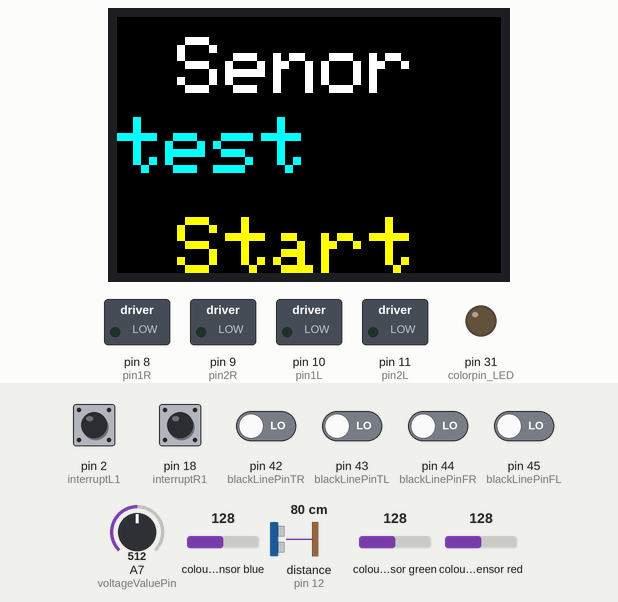
This sketch was run on a simulated Arduino Mega 2560, built with avr-gcc and run on an emulated ATmega2560. On the bench: 96×64 colour display, switched loads named in the sketch (green lamp = pin HIGH), output pins drawn as LEDs (lit = HIGH). Wiring (inferred from the names in the program): TCS3200 colour sensor: output pin 26; S2 pin 27; S3 pin 28; S0 pin 30; S1 pin 29; ultrasonic range finder: trigger pin 13; echo pin 12. Inputs (shaded band) come from the test bench; at power-on: pin 2 (interruptL1), pin 18 (interruptR1) HIGH, pin 42 (blackLinePinTR), pin 43 (blackLinePinTL), pin 44 (blackLinePinFR), pin 45 (blackLinePinFL) LOW, A7 (voltageValuePin) = 512, colour sensor blue 128, distance to the obstacle (sensor on pin 12) 80 cm, colour sensor green 128, colour sensor red 128. The echo pulse lasts 58.3 µs per cm; pins used as bus, display or sensor lines are not drawn; what the sketch prints to the serial monitor is not drawn.

Above: at 0.2 s.

The sketch:

car_test_sensor_20210107.ino
```cpp
#include <Wire.h>
//Mega2560 pin 20 (SDA), pin 21 (SCL)
//SPI pin
// MOSI 51
//MISO 50
//SCK 52
//SS 53
#include "TimerOne.h"
#include <Adafruit_SSD1331.h>
///////////////////////////////////////////////////////
//OLED
int sclk = 52; //brown--- connect this to the display module CLK pin (Serial Clock)
int mosi = 51; //orange--- connect this to the display module DIN pin (Serial Data)
int rst  = 49; //yellow--- connect this to the display module RES pin (Reset)
int dc   = 50; //green--- connect this to the display module D/C  pin (Data or Command)
int cs   = 48; //blue--- connect this to the display module CS  pin (Chip Select)
// Color definitions

#define  BLACK           0x0000
#define BLUE            0x0006
#define RED             0xF800
#define GREEN           0x07E0
#define CYAN            0x07FF
#define MAGENTA         0xF81F
#define YELLOW          0xFFE0
#define WHITE           0xFFFF
#define BACKGROUND      0x0000
Adafruit_SSD1331 display = Adafruit_SSD1331(cs, dc, mosi, sclk, rst);

//Color sensor
#define colorpin_out 26 //brown
#define colorpin_s2 27 //orange
#define colorpin_s3 28 //yellow
#define colorpin_s1 29 // purple
#define colorpin_s0 30 //blue
#define colorpin_LED 31 //LED
int colorValueC = 0;
int colorValueR = 0;
int colorValueG = 0;
int colorValueB = 0;
int colorCnt = 0;
int colorCheckCntR = 0; //check several times before detection
int colorCheckCntG = 0;
int colorCheckCntB = 0;
int colorCheckCnt = 1;
int detectR = 0;
int detectG = 0;
int turn_cooldown = 0;

///////////////////////////////////////////////////////
//Black Line
//see black tape is 1, LED off
//see white is 0, LED on
#define blackLinePinTR 42         //Top Right
#define blackLinePinTL 43         //Top Left
#define blackLinePinFR 44         //Far Right (near the wheel)
#define blackLinePinFL 45         //Far Left (near the wheel)

bool blackLineTR = 0; //top right
bool blackLineTL = 0; // top left
bool blackLineFR = 0; //far right
bool blackLineFL = 0; //far left

///////////////////////////////////////////////////////

///////////////////////////////////////////////////////
//Power detection
#define voltageValuePin A7
float  voltageValue = 0;
///////////////////////////////////////////////////////

///////////////////////////////////////////////////////
//Ultra Sonic
#define trigPin 13
#define echoPin 12

unsigned long UltraSonicStartTime = 0;
int UltraSonicDone = 1;
int    duration;
float  distance;
///////////////////////////////////////////////////////

///////////////////////////////////////////////////////
//interrupt pin
int interruptL1 = 2;
int interruptL2 = 3;

int interruptR1 = 18;
int interruptR2 = 19;
///////////////////////////////////////////////////////

//////////////////////////////////////////////////////
//motor driver LM298 control pin
int pin1R = 8;
int pin2R = 9;
int pin1L = 10;
int pin2L = 11;
//////////////////////////////////////////////////////

//////////////////////////////////////////////////////
// encoder parameter
//encoderValue
long encoderValueR = 0;
long encoderValueL = 0;

//Reset encoderValue
int encoderValueR_Reset = 0;
int encoderValueL_Reset = 0;

//encoderValue Diff
long encoderValueR_Diff = 0;
long encoderValueL_Diff = 0;
//////////////////////////////////////////////////////

int forwardStart = 0;
int rightStart = 0;
int leftStart = 0;
int targetValue = 0;

////////////////////////////////////////////
//For black line
int prev_blackLineFR = 0;
int rising_blackLineFR = 0;
int prev_blackLineFL = 0;
int rising_blackLineFL = 0;
int rising_blackLineFR_level = 0;
int rising_blackLineFL_level = 0;
int state = 0; //L = -1, forward = 0, R = 1
////////////////////////////////////////////

////////////////////////////////////////////
//For coordinate
int x = 0;
int y = 0;
int rotation = 0;
////////////////////////////////////////////

void setup()
{
  ///////////////////////////
  //OLED
  display.begin();
  display.fillScreen(BLACK);
  tftPrintTest();
  delay(2000);
  display.fillScreen(BACKGROUND);
  display.setCursor(0, 0);
  ///////////////////////////
  //Serial Setup
  Serial.begin(115200);
  /////////////////////////////////////////
  //Color sensor setup
  pinMode(colorpin_LED, OUTPUT);
  pinMode(colorpin_out, INPUT);
  pinMode(colorpin_s0, OUTPUT);
  pinMode(colorpin_s1, OUTPUT);
  pinMode(colorpin_s2, OUTPUT);
  pinMode(colorpin_s3, OUTPUT);
  // turn on LED
  digitalWrite(colorpin_LED, 1);
  //100% freq
  digitalWrite(colorpin_s0, 1);
  digitalWrite(colorpin_s1, 1);
  //detect red
  digitalWrite(colorpin_s2, 1);
  digitalWrite(colorpin_s3, 0);
  /////////////////////////////////////////

  /////////////////////////////////////////
  //Black Line sensor
  pinMode(blackLinePinTR, INPUT);
  pinMode(blackLinePinTL, INPUT);
  pinMode(blackLinePinFR, INPUT);
  pinMode(blackLinePinFL, INPUT);
  /////////////////////////////////////////


  /////////////////////////////////////////
  //Ultra Sonic sensor
  pinMode(trigPin, OUTPUT);
  pinMode(echoPin, INPUT);
  /////////////////////////////////////////

  /////////////////////////////////////////
  //Motor
  pinMode(pin1L, OUTPUT);
  pinMode(pin2L, OUTPUT);
  pinMode(pin1R, OUTPUT);
  pinMode(pin2R, OUTPUT);
  /////////////////////////////////////////

  /////////////////////////////////////////
  //Encoder
  //https://www.arduino.cc/reference/en/language/functions/external-interrupts/attachinterrupt/
  pinMode(interruptL1, INPUT_PULLUP);
  pinMode(interruptL2, INPUT_PULLUP);
  pinMode(interruptR1, INPUT_PULLUP);
  pinMode(interruptR2, INPUT_PULLUP);
  //setup interrupt
  attachInterrupt(digitalPinToInterrupt(interruptL1), countL, FALLING);
  attachInterrupt(digitalPinToInterrupt(interruptR1), countR, FALLING);
  /////////////////////////////////////////
}

/////////////////////////////
//Main Loop
void loop()
{
  InputCapture();
  MotorControl();
    Serial.print("|TR = ");
    Serial.print(blackLineTR);
    Serial.print("|TL = ");
    Serial.print(blackLineTL);
    Serial.print("|FR = ");
    Serial.print(blackLineFR);
    Serial.print("|FL = ");
    Serial.print(blackLineFL);
    Serial.print("|voltage = ");
    Serial.print(voltageValue);
    Serial.print("|ultra = ");
    Serial.print(distance);
    Serial.print(" encoderValueL= ");
    Serial.print(encoderValueL);
    Serial.print(" encoderValueR= ");
    Serial.print(encoderValueR);
    Serial.println("");
//////////////////////////////////
//Should only run these code when the car is stopped and at the intersection, it this test code, we run with other code together
// Can the time and slight voltage change can affect the reading.
    ColorInput();
    ColorCheck();
    UltraSonic();
//////////////////////////////////
}

//////////////////////////////////////////////////////
//Input routine
void InputCapture() {
  //black
  blackLineTR = digitalRead(blackLinePinTR);
  blackLineTL = digitalRead(blackLinePinTL);
  blackLineFR = digitalRead(blackLinePinFR);
  blackLineFL = digitalRead(blackLinePinFL);
  //Power Sensor
  voltageValue = analogRead(voltageValuePin);
  voltageValue = 25 * voltageValue / 1024;
}
//////////////////////////////////////////////////////

//////////////////////////////////////////////////////
//Motor control
void MotorControl() {
}
//////////////////////////////////////////////////////

//////////////////////////////////////////////////////
//Interrupt subroutine
void countL() {
  if (digitalRead(interruptL2)) {
    encoderValueL--;
  }
  else {
    encoderValueL++;
  }
}
void countR() {
  if (digitalRead(interruptR2)) {
    encoderValueR++;
  }
  else {
    encoderValueR--;
  }
}
//////////////////////////////////////////////////////

//////////////////////////////////////////////////////
// Motor subrountine
void turnCarL() {
  digitalWrite(pin1R, 1);
  digitalWrite(pin2R, 0);
  digitalWrite(pin1L, 0);
  digitalWrite(pin2L, 0);
}
void turnCarR() {
  digitalWrite(pin1R, 0);
  digitalWrite(pin2R, 0);
  digitalWrite(pin1L, 1);
  digitalWrite(pin2L, 0);
}
void turnCarOnsiteL() {
  digitalWrite(pin1R, 1);
  digitalWrite(pin2R, 0);
  digitalWrite(pin1L, 0);
  digitalWrite(pin2L, 1);
}
void turnCarOnsiteR() {
  digitalWrite(pin1R, 0);
  digitalWrite(pin2R, 1);
  digitalWrite(pin1L, 1);
  digitalWrite(pin2L, 0);
}
void forwardCar() {
  digitalWrite(pin1R, 1);
  digitalWrite(pin2R, 0);
  digitalWrite(pin1L, 1);
  digitalWrite(pin2L, 0);
}
void backwardCar() {
  digitalWrite(pin1R, 0);
  digitalWrite(pin2R, 1);
  digitalWrite(pin1L, 0);
  digitalWrite(pin2L, 1);
}
void stopCar() {
  digitalWrite(pin1R, 0);
  digitalWrite(pin2R, 0);
  digitalWrite(pin1L, 0);
  digitalWrite(pin2L, 0);
}
void forwardRightWheel() {
  digitalWrite(pin1R, 1);
  digitalWrite(pin2R, 0);
}
void forwardLeftWheel() {
  digitalWrite(pin1L, 1);
  digitalWrite(pin2L, 0);
}
void backwardRightWheel() {
  digitalWrite(pin1R, 0);
  digitalWrite(pin2R, 1);
}
void backwardLeftWheel() {
  digitalWrite(pin1L, 0);
  digitalWrite(pin2L, 1);
}
void stopRightWheel() {
  digitalWrite(pin1R, 0);
  digitalWrite(pin2R, 0);
}
void stopLeftWheel() {
  digitalWrite(pin1L, 0);
  digitalWrite(pin2L, 0);
}
//////////////////////////////////////////////////////

//////////////////////////////////////////////////////
//UltraSonic subroutine
void UltraSonic() {
  if (UltraSonicDone) {
    UltraSonicDone = 0;
    UltraSonicStartTime = millis();
    digitalWrite(trigPin, LOW);  // Added this line
  }
  if (millis() > UltraSonicStartTime + 2) {
    digitalWrite(trigPin, HIGH);
  }
  if (millis() > UltraSonicStartTime + 12) {
    digitalWrite(trigPin, LOW);
    //    duration = pulseIn(echoPin, HIGH, 3000); //set 3000ns as timout
    duration = pulseIn(echoPin, HIGH); //set 3000ns as timout
    distance = (duration / 2) / 29.1;
    UltraSonicDone = 1;
  }
}
////////////////////////////////////////////////////
void ColorInput() {
  //Set Clear filter
  digitalWrite(colorpin_s2, 1);
  digitalWrite(colorpin_s3, 0);
  delay(100);
  //read Clear value
  colorValueC = pulseIn(colorpin_out, LOW);

  //Set Red filter
  digitalWrite(colorpin_s2, 0);
  digitalWrite(colorpin_s3, 0);
  delay(100);
  //read Red value
  colorValueR = pulseIn(colorpin_out, LOW);

  //Set Blue filter
  digitalWrite(colorpin_s2, 0);
  digitalWrite(colorpin_s3, 1);
  delay(100);
  //read Blue value
  colorValueB = pulseIn(colorpin_out, LOW);

  //Set Green filter
  digitalWrite(colorpin_s2, 1);
  digitalWrite(colorpin_s3, 1);
  delay(100);
  //read Green value
  colorValueG = pulseIn(colorpin_out, LOW);

  Serial.print(" colorCRBG= ");
  Serial.print(colorValueC);
  Serial.print(" ");
  Serial.print(colorValueR);
  Serial.print(" ");
  Serial.print(colorValueB);
  Serial.print(" ");
  Serial.print(colorValueG);
  Serial.print(" ");
}
void ColorCheck() {
  //Check Green Color  value G small
  if ((2 <= colorValueC && colorValueC <= 9) &&
      (9 <= colorValueR && colorValueR <= 17) &&
      (8 <= colorValueB && colorValueB <= 15) &&
      (8 <= colorValueG && colorValueG <= 14)) {
    detectG = 1;
    Serial.println(" Green is detected. ");
  }
  //Check Red Color value R small
  else if ((3 <= colorValueC && colorValueC <= 13) &&
           (0 <= colorValueR && colorValueR <= 15) &&
           (3 <= colorValueB && colorValueB <= 18) &&
           (11 <= colorValueG && colorValueG <= 23)) {
    detectR = 1;
    Serial.println(" Red is detected. ");
  }
}
//////////////////////////////////////////
void tftPrintTest() {
  display.fillScreen(BLACK);
  display.setCursor(15, 5);
  display.setTextColor(WHITE);
  display.setTextSize(2);
  display.println("Senor");
  display.setCursor(0, 25);
  display.setTextColor(CYAN);
  display.setTextSize(2);
  display.println("test");
  display.setCursor(15, 50);
  display.setTextColor(YELLOW);
  display.setTextSize(2);
  display.println("Start");
  delay(1500);
  display.setTextColor(WHITE);
}
```
